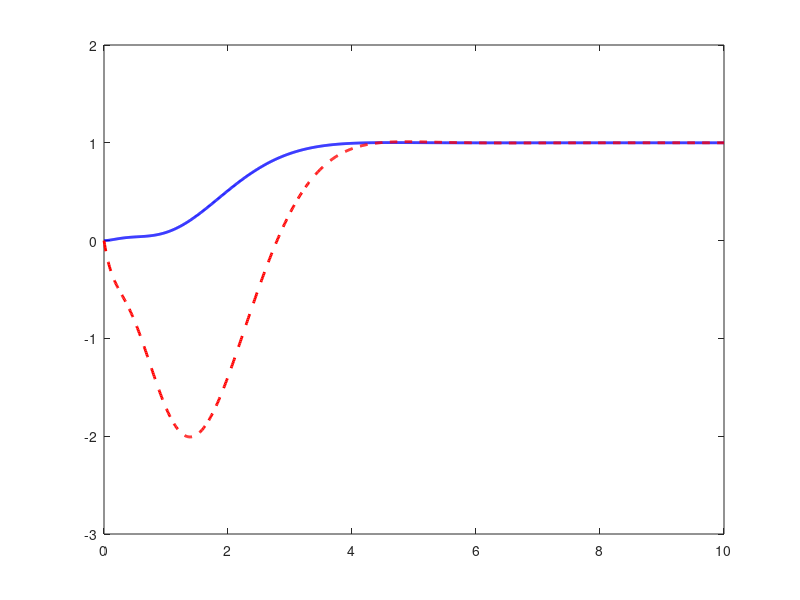

Write MATLAB code to recreate this figure. (Note: this script raises an error after producing the figure.)
clear; clc; close all;

% 1. System Matrices
A = [-0.3 -5 10; 
    -0.2 -2  0; 
    0    1  0];
B = [10; 10; 0];
Bw = [-0.4; -0.2; 0];
C = [1 0 0];

% 2. Augmented System for Integral Control (z = [x; x_I])
A_aug = [A, zeros(3,1); 
    C, 0];
B_aug = [B; 0];

% 3. Pole Placement (from Part b)
% Note: 'place' requires distinct poles, so we slightly perturb the repeated pole at -2
poles = [-2, -2.0001, sqrt(2)*(-1 + 1j), sqrt(2)*(-1 - 1j)];
K_aug = place(A_aug, B_aug, poles);

k = K_aug(1:3)';
k_I = K_aug(4);

fprintf('Controller Gains:\n');
fprintf('k1 = %.4f, k2 = %.4f, k3 = %.4f, kI = %.4f\n', k(1), k(2), k(3), k_I);

% 4. Closed-Loop System Matrices
A_cl = A_aug - B_aug * K_aug;
B_vd = [0; 0; 0; -1];
B_w_aug = [Bw; 0];
C_cl = [1 0 0 0]; % Output is horizontal velocity v = x1

% Create state-space objects
sys_vd = ss(A_cl, B_vd, C_cl, 0);
sys_w  = ss(A_cl, B_w_aug, C_cl, 0);

% 5. Simulation Setup (vd = 1, zero initial conditions)
t = 0:0.01:10;
vd = ones(size(t));

% Case 1: Zero disturbance (w = 0)
v_w0 = lsim(sys_vd, vd, t);

% Case 2: Nonzero step disturbance (w = 10)
w = 10 * ones(size(t));
v_w10 = lsim(sys_vd, vd, t) + lsim(sys_w, w, t);

% 6. Plotting v(t) vs. t
figure('Color', 'w');
plot(t, v_w0, 'b-', 'LineWidth', 2); hold on;
plot(t, v_w10, 'r--', 'LineWidth', 2);
yline(1, 'k:', 'LineWidth', 1.2);
grid on;

title('Closed-Loop Horizontal Velocity Response v(t) for v_d = 1', 'FontSize', 12);
xlabel('Time t (s)', 'FontSize', 11);
ylabel('Horizontal Velocity v(t)', 'FontSize', 11);
legend('Zero Disturbance (w = 0)', 'Headwind Disturbance (w = 10)', 'Target Velocity (v_d = 1)', 'Location', 'best');
